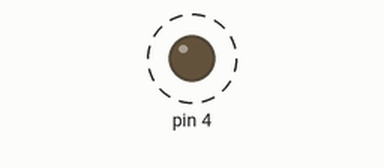
Recording of a sketch running on a simulated Arduino Uno, built with avr-gcc and run on an emulated ATmega328P. Parts: output pins drawn as LEDs (lit = HIGH). Dashed ring = blinking.

Above: at 0.5 s.
Timing chart, 0 to 4.6 s (numbered marks = the images above):
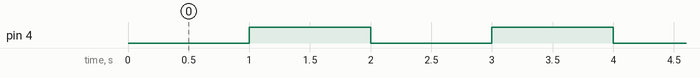

The sketch:

test_dzialania_plytki.ino
```cpp
bool led = true;
void setup() {
  // put your setup code here, to run once:
  pinMode(4,OUTPUT);

}

void loop() {
  delay(1000);
  digitalWrite(4,led);
  led=!led;
  // put your main code here, to run repeatedly:

}
```

Measured:
- by itself, pin 4: alternates HIGH for 1.0 s and LOW for 1.0 s
